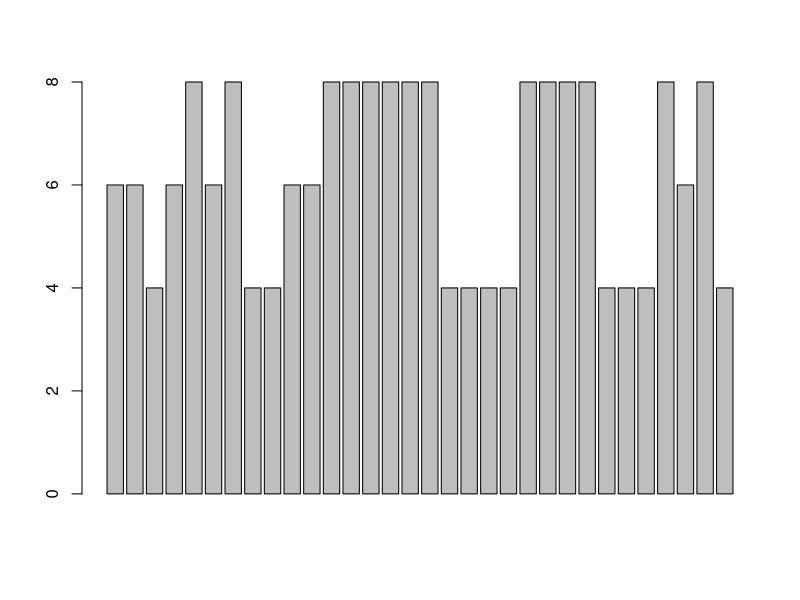
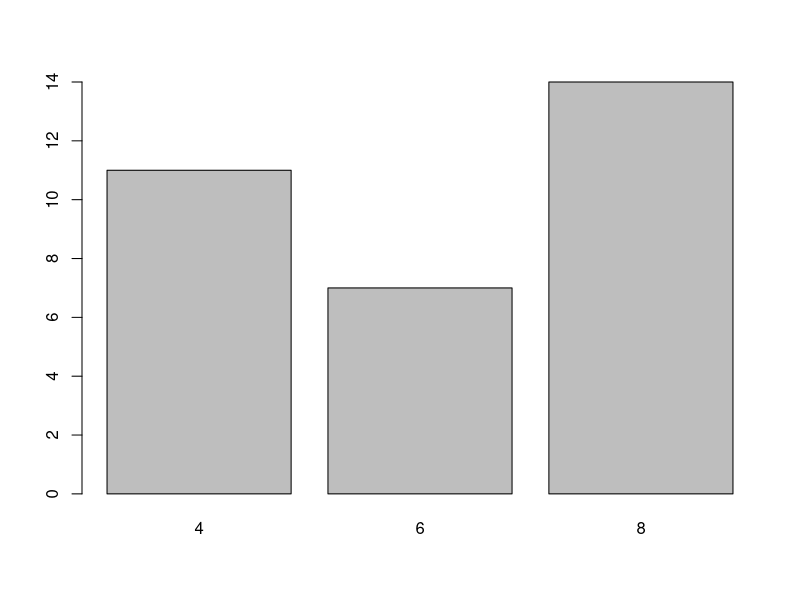
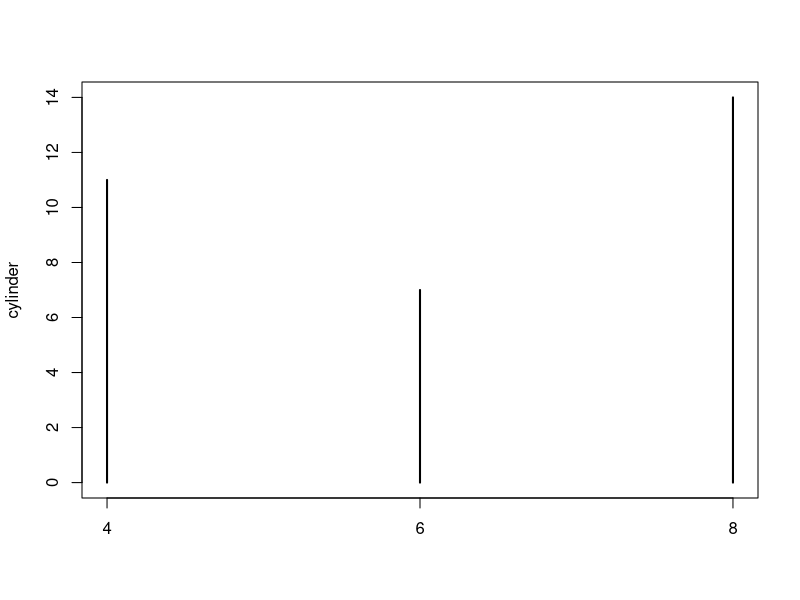
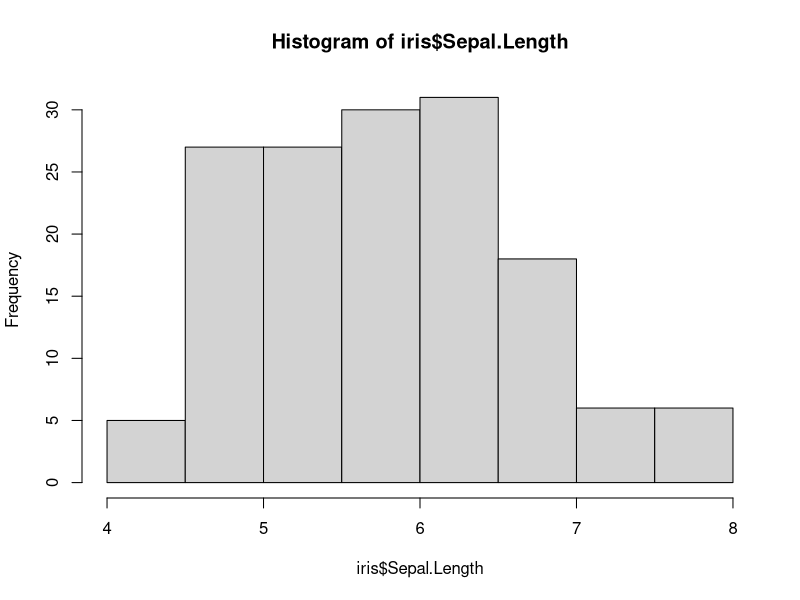
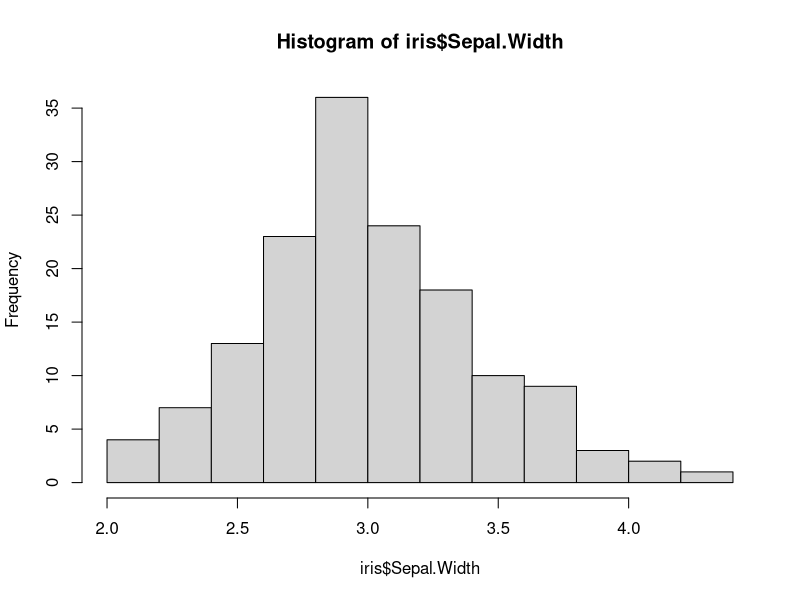
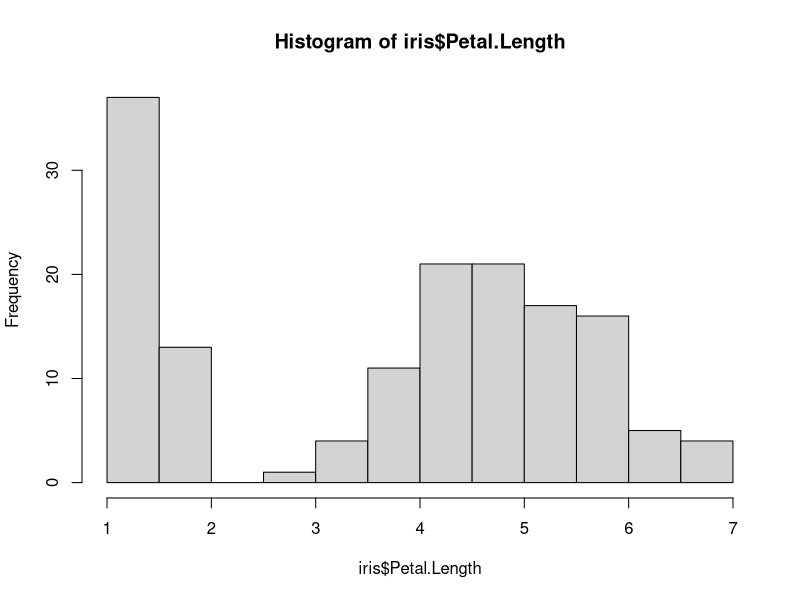
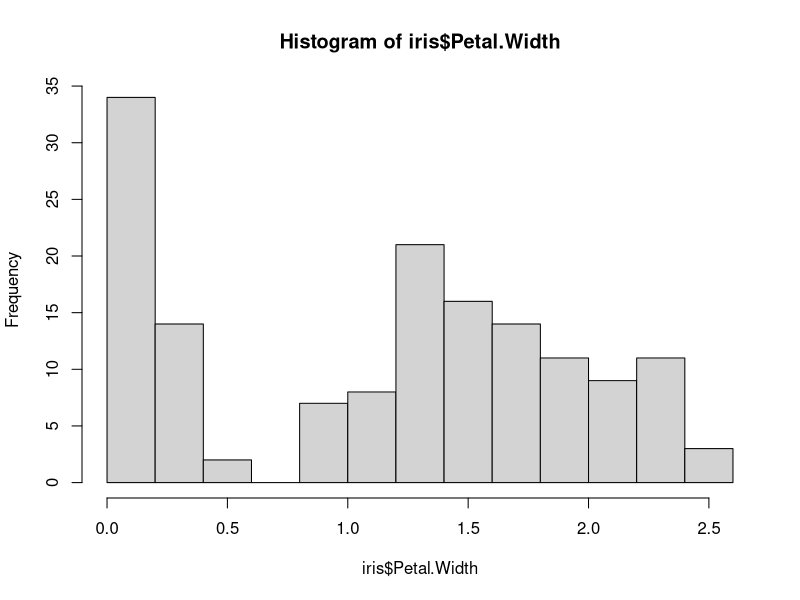

Write the R code that produced these figures, in order.
library(datasets)
head(mtcars)

barplot(mtcars$cyl)

cylinder<- table(mtcars$cyl)
barplot(cylinder)
plot(cylinder)


head(iris)
hist(iris$Sepal.Length)
hist(iris$Sepal.Width)
hist(iris$Petal.Length)
hist(iris$Petal.Width)
